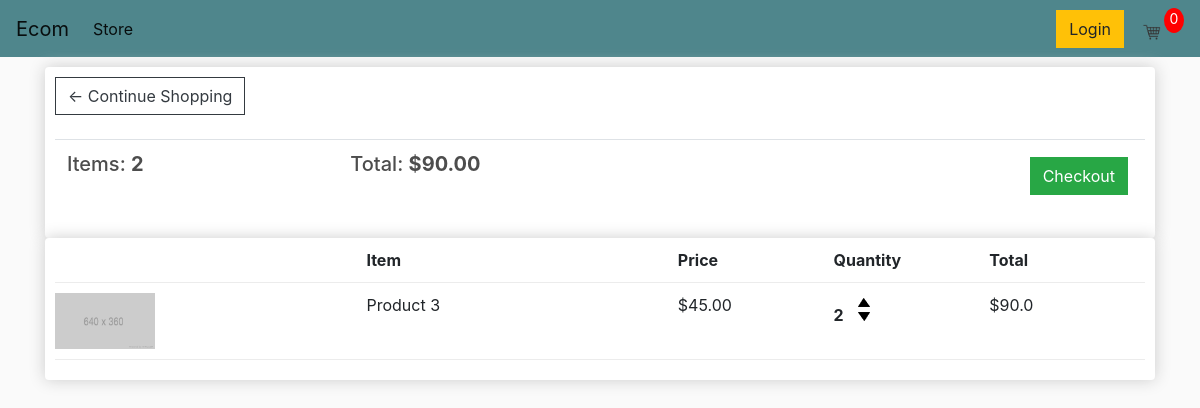
The app's page /cart/ (signed in) with its own data.
### ecom/models.py (models this page shows, shortened)
class Order(models.Model):
    customer = models.ForeignKey(Customer, on_delete=models.SET_NULL, blank=True, null=True)
    date_ordered = models.DateTimeField(auto_now_add=True)
    complete = models.BooleanField(default=False, null=True, blank=False)
    transaction_id = models.CharField(max_length=200, null=True)
    @property
    def get_cart_total(self):
        orderItems = self.orderitem_set.all()
        total = sum([item.getTotal for item in orderItems])
        return total
    @property
    def get_cart_items(self):
        orderItems = self.orderitem_set.all()
        total = sum([item.quantity for item in orderItems])
        return total

class OrderItem(models.Model):
    product = models.ForeignKey(Product, on_delete=models.SET_NULL, blank=True, null=True)
    order = models.ForeignKey(Order, on_delete=models.SET_NULL, blank=True, null=True)
    quantity = models.IntegerField(default=0, null=True, blank=True)
    date_added = models.DateTimeField(auto_now_add=True)
    @property
    def getTotal(self):
        return self.product.price * self.quantity

class Product(models.Model):
    name = models.CharField(max_length=200, null=True)
    price = models.FloatField()
    digital = models.BooleanField(default=False, null=True, blank=False)
    image = models.ImageField(null=True, blank=True)
    @property
    def imageURL(self):
        try:
            url = self.image.url
        except:
            url = ""
        return url

### ecom/views.py (the view)
# urls.py: path("cart/", views.cart, name="cart"),
def cart(request):
    if request.user.is_authenticated:
        customer = request.user.customer
        order, created = Order.objects.get_or_create(customer=customer, complete=False)
        items = order.orderitem_set.all()
    else:
        items = []
        order = {"get_cart_items": 0, "get_cart_total": 0}
    return render(request, "cart.html", context={"items": items, "order": order})

### ecom/templates/store/cart.html (shortened to what this page needs)
{% extends "main.html" %}
<!-- {% load static %}
{% block content %}
    <div class="row">
        <div class="col-lg-12">
            <div class="box-element">
                <a href="{% url 'store' %}" class="btn btn-outline-dark">&#x2190; Continue Shopping</a>
                <br />
                <br />
                <table class="table">
                    <tr>
                        <th><h5>Items: <strong>{{order.get_cart_items}}</strong></h5></th>
                        <th><h5>Total: <strong>${{order.get_cart_total|floatformat:2}}</strong></h5></th>
                        <th>
                            <a style="float:right; margin:5px;" href="{% url 'checkout' %}" class="btn btn-success">Checkout</a>
                        </th>
                    </tr>
                </table>
            </div>
            <div class="box-element">
                <div class="cart-row">
                    <div style="flex:2"></div>
                    <div style="flex:2"><strong>Item</strong></div>
                    <div style="flex:1"><strong>Price</strong></div>
                    <div style="flex:1"><strong>Quantity</strong></div>
                    <div style="flex:1"><strong>Total</strong></div>
                </div>
                {% for item in items %}
                    <div class="cart-row">
                        <div style="flex:2"><img src="{{ item.product.imageURL }}" alt="product" class="row-image"></div>
                        <div style="flex:2">{{item.product.name}}</div>
                        <div style="flex:1">${{item.product.price|floatformat:2}}</div>
                        <div style="flex:1">
                            <p class="quantity">{{item.quantity}}</p>
                            <div class="quantity">
                                <img src="{% static 'images/arrow-up.png'%}" alt="arrow-up" class="chg-quantity">
                                <img src="{% static 'images/arrow-down.png'%}" alt="arrow-down" class="chg-quantity">
                            </div>
                        </div>
                        <div style="flex:1">${{item.getTotal}}</div>
                    </div>
                {% endfor %}
            </div>
        </div>
    </div>
{% endblock %}

### static/css/main.css (style rules this page uses)
body { background-color: hsl(0, 0%, 98%); }
h1,h2,h3,h4,h5,h6 { color:hsl(0, 0%, 30%); }
.box-element { box-shadow:hsl(0, 0%, 80%) 0 0 16px; background-color: #fff; border-radius: 4px; padding: 10px; }
.col-lg-4, .col-lg-6, .col-lg-8, .col-lg-12 { margin-top: 10px; }
.btn { border-radius: 0; }
.row-image { width: 100px; }
.cart-row { display: flex; align-items: flex-stretch; padding-bottom: 10px; margin-bottom: 10px; border-bottom: 1px solid #ececec; }
.quantity { display: inline-block; font-weight: 700; padding-right:10px; }
.chg-quantity { width: 12px; cursor: pointer; display: block; margin-top: 5px; transition:.1s; }

### records on screen
Order: get_cart_items "2", get_cart_total "90.00"
OrderItem: product.imageURL (placeholder picture), product.name "Product 3", product.price "45.00", quantity "2", getTotal "90.0"
